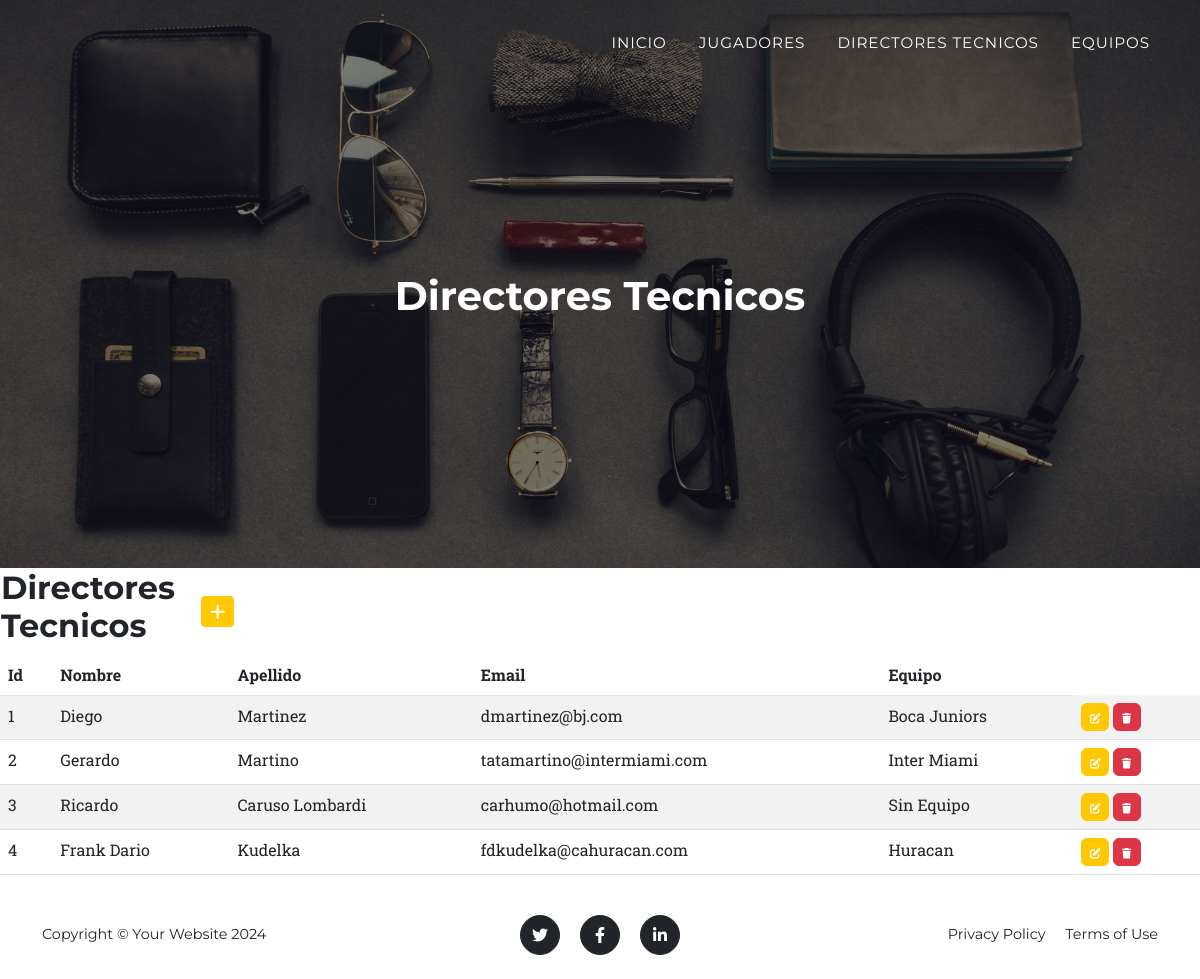
/directores_tecnicos/, run on the app's committed database.
### aplication/models.py (models this page shows, shortened)
class DirectorTecnico(models.Model):
    nombre = models.CharField(max_length=60)
    apellido = models.CharField(max_length=60)
    email = models.EmailField()
    equipo = models.CharField(max_length=60)
    class Meta:
        verbose_name = "DirectorTecnico"
        verbose_name_plural = "DirectoresTecnicos"
        ordering = ["id"]

### aplication/views.py (the view)
# urls.py: path('directores_tecnicos/', DirectorTecnicoList.as_view(), name="directores_tecnicos"),
class DirectorTecnicoList(ListView):
    model = DirectorTecnico

### aplication/templates/aplication/directortecnico_list.html
{% extends "aplication/index.html" %}
{% block titulo %}
<h1 class="mb-5">Directores Tecnicos</h1>
{% endblock titulo %}
{% block contenido %}
<table>
    <tr>
        <td width="200"><h2>Directores Tecnicos</h2></td>
        <td>
            <a
            href="{% url 'directores_tecnicos_create' %}"
            class="btn btn-primary btn-sm"
            ><i class="fa fa-plus fa-lg" title="Crear"> </i>
            </a>
        </td>
    </tr>
</table>
<table class="table table-striped">
    <thead>
        <tr>
            <th>Id</th>
            <th>Nombre</th>
            <th>Apellido</th>
            <th>Email</th>
            <th>Equipo</th>
        </tr>
    </thead>
    <tbody>
    {% for dt in directortecnico_list  %}
        <tr>
            <td>{{ dt.id }}</td>
            <td>{{ dt.nombre }}</td>
            <td>{{ dt.apellido }}</td>
            <td>{{ dt.email }}</td>
            <td>{{ dt.equipo }}</td>
            <td>
                <a
                  href="{% url 'directores_tecnicos_update' dt.id %}"
                  class="btn btn-primary"
                  style="--bs-btn-padding-y: .25rem; --bs-btn-padding-x: .5rem; --bs-btn-font-size: .75rem;"
                  ><i class="fa fa-edit fa-sm" title="Editar DT"></i>
                </a>
                <a
                  href="{% url 'directores_tecnicos_delete' dt.id %}"
                  class="btn btn-danger"
                  style="--bs-btn-padding-y: .25rem; --bs-btn-padding-x: .5rem; --bs-btn-font-size: .75rem;"
                  ><i class="fa fa-trash fa-sm" title="Eliminar DT"></i>
                </a>
            </td>
        </tr>
    {% endfor %}
    </tbody>
</table>
{% endblock contenido %}

### data on the page
DirectorTecnico: id "1", nombre "Diego", apellido "Martinez", email "dmartinez@bj.com", equipo "Boca Juniors"
DirectorTecnico: id "2", nombre "Gerardo", apellido "Martino", email "tatamartino@intermiami.com", equipo "Inter Miami"
DirectorTecnico: id "3", nombre "Ricardo", apellido "Caruso Lombardi", email "carhumo@hotmail.com", equipo "Sin Equipo"
DirectorTecnico: id "4", nombre "Frank Dario", apellido "Kudelka", email "fdkudelka@cahuracan.com", equipo "Huracan"
